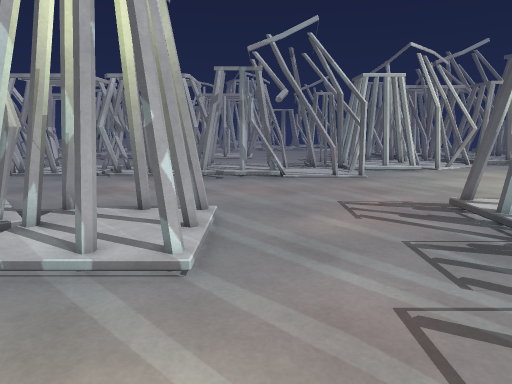
view 1 (above)

24 first-person views from a walk through a 3-D level made in the Unity game engine. The camera is 1.4 m above the floor, tilts 10° down and sees 70° across. The floor is counted in squares, 0.5 m on a side. Each view is taken from the middle of a square. On the plan, view 1 faces up. The plan holds only what a view shows up to about 20 squares ahead; the rest is blank. The place goes on beyond the plan. The player is left out. Surface patterns are stand-ins for the level's own textures.

view 2
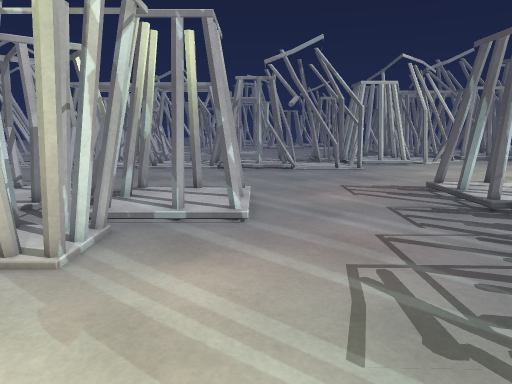

view 3
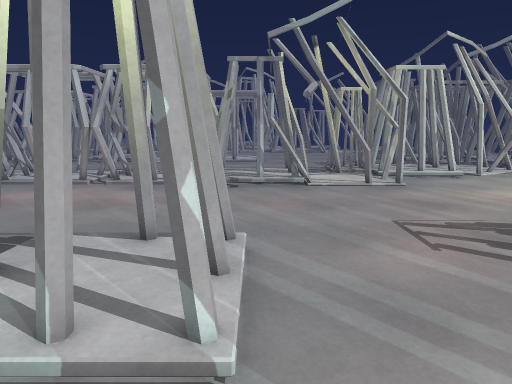

view 4
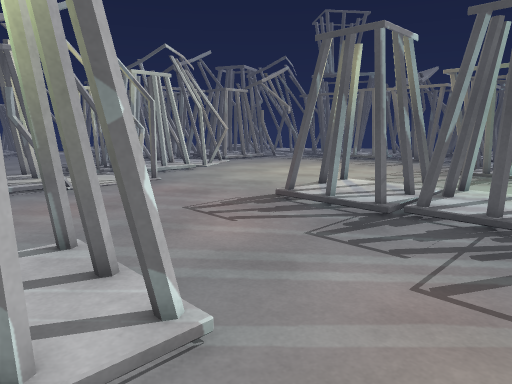

view 5
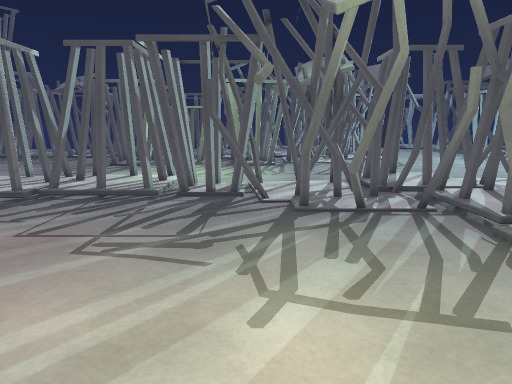

view 6
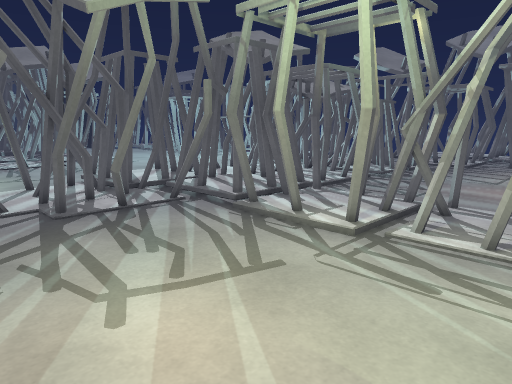

view 7
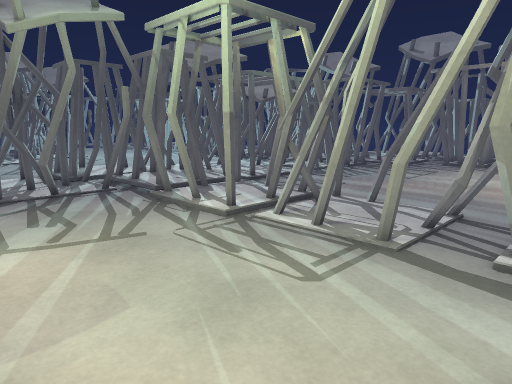

view 8
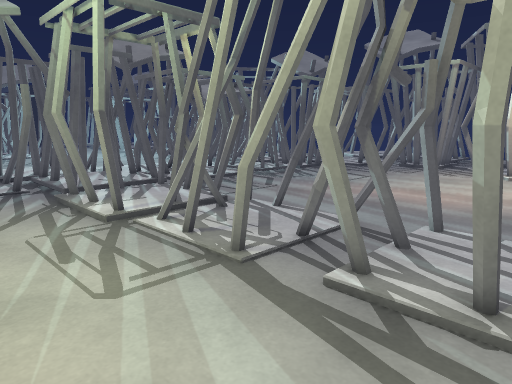

view 9
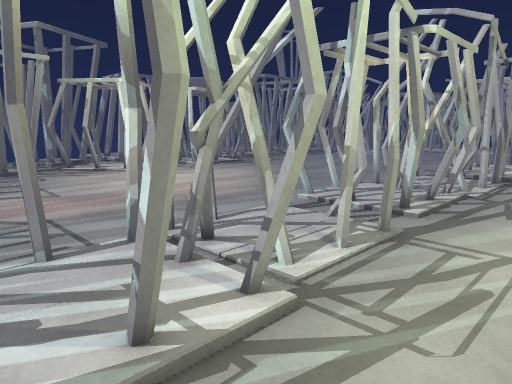

view 10
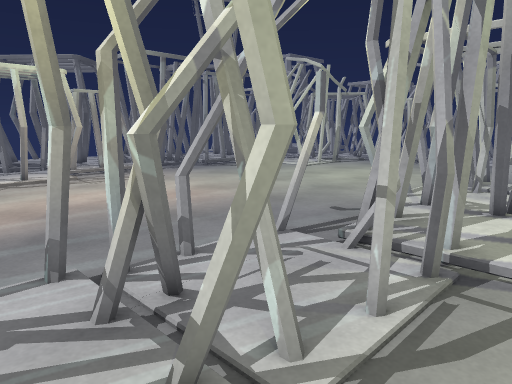

view 11
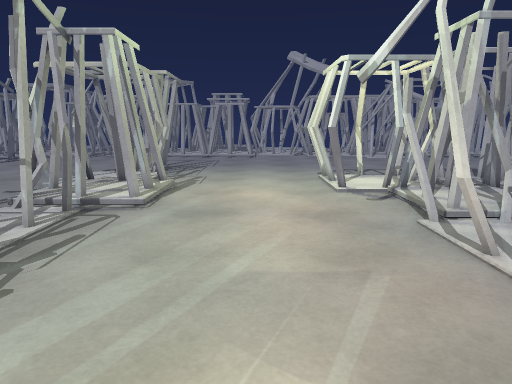

view 12
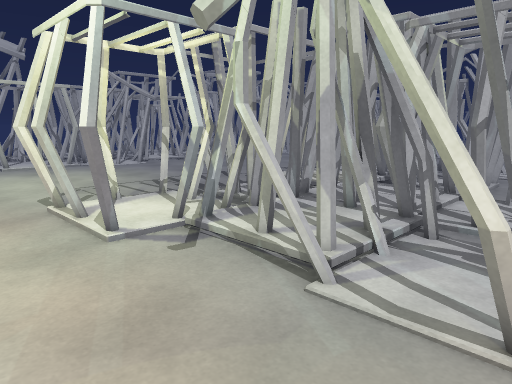

view 13
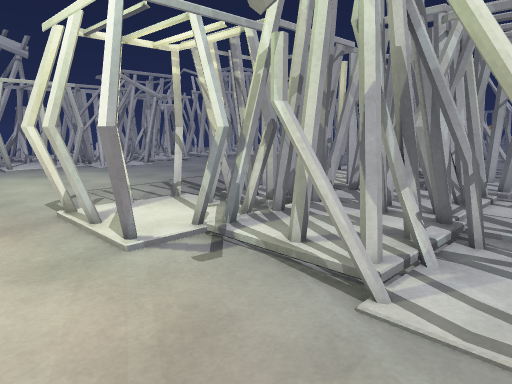

view 14
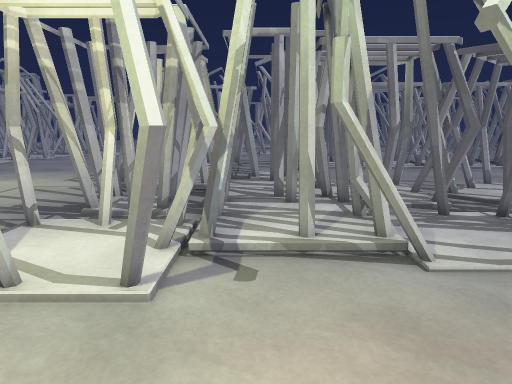

view 15
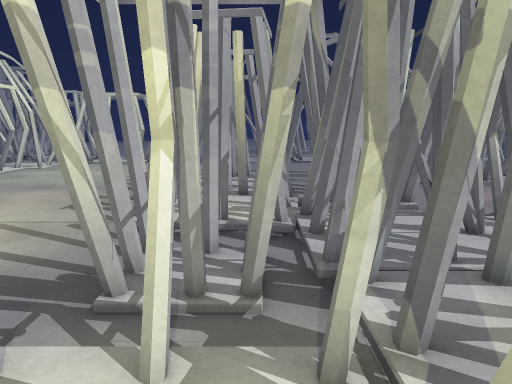

view 16
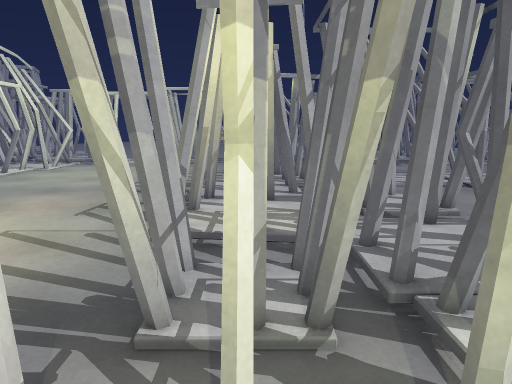

view 17
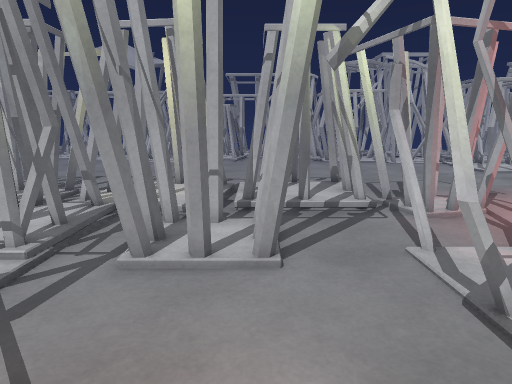

view 18
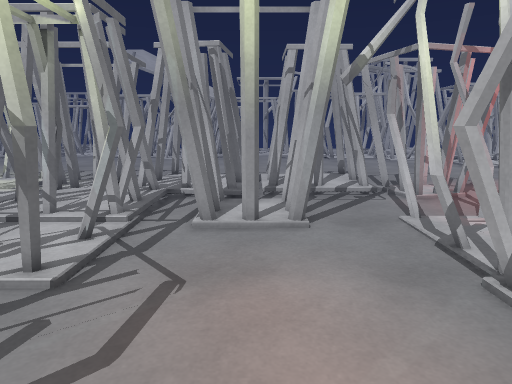

view 19
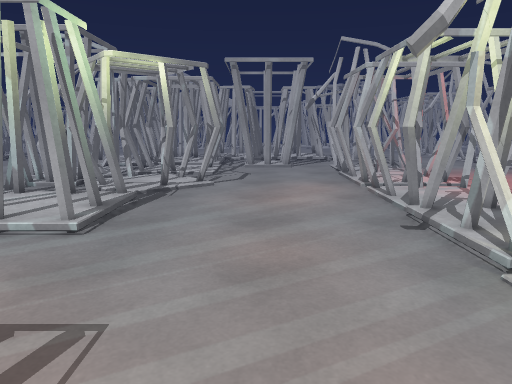

view 20
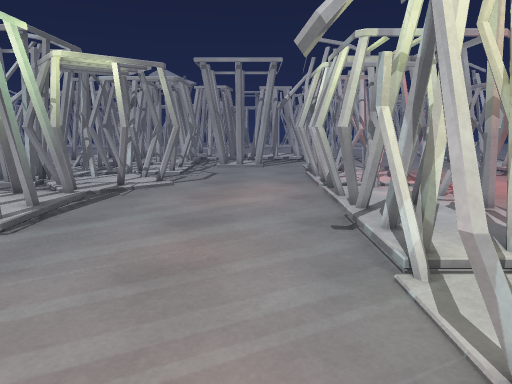

view 21
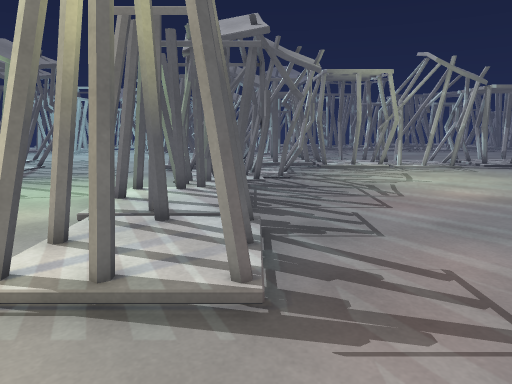

view 22
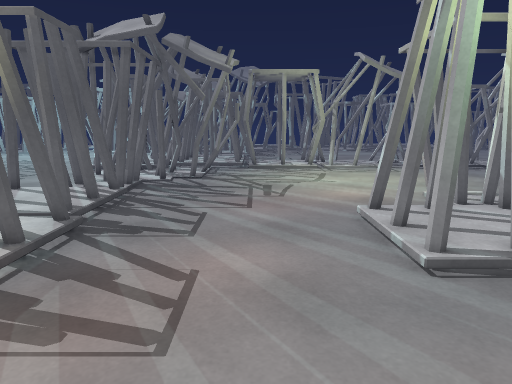

view 23
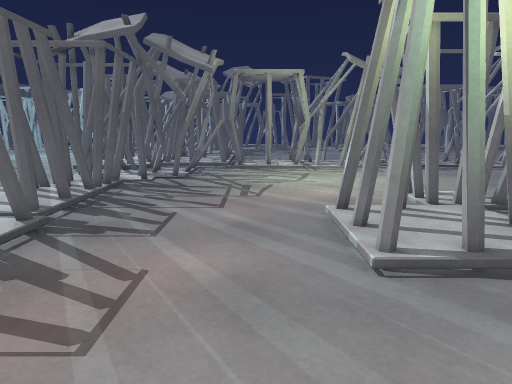

view 24
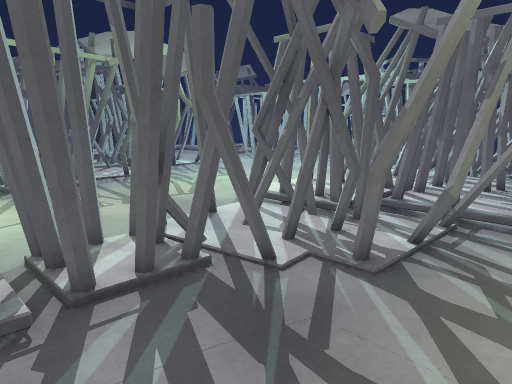

### Floor plan
Key: @ floor where view 1 was taken; . main floor; : floor 0.25 m higher than the main floor; O other object.
Columns run from 27 left of view 1 to 12 right of it. Each row starts with its distance up from view 1.
 23   OOOO      OO   OOO   OOO OOO  OOO
 22 O OO  OOOO  O           OOOOO
 21 O OO      OO O O OOO O OO OOOOOO
 20 O  O         O O  O  O        OO
 19    O OO OO
 18   OO OOOOO      .           ..    ..
 17      OO  O         .
 16 OOOOO.OOOO                         .
 15 OO  OOOOOO
 14 OO OO   O.OO     O
 13 O OOOO OOOOO   O O
 12   OOOO OO      O  OO              OOOOO
 11 O OO.O OOO   OO      OOOOO         O  O
 10 OOOOOO OO    O      O:OOOO         O  O
  9 OOOOOO OOOO  O O  O  OO  O        OOOOO
  8 OOOOOO OOOOO OOOO OO  OOOO        O   O
  7 O OOOOOOOOOOO.OO OO  OOOOO         O OOO
  6 O O OOO:OO   OOO OOO OO            O
  5      OOOOOO  O  OOOOOOO            O  OO
  4     OO OOO     OO OOOOO      .     O OOO
  3   .     OOOOO      OOOO.  .        OOOO
  2 O O.O       O                      OOOO
  1 O O OO              .             OO.OO
  0                 .          @     OOOOOO
 -1                     .             OOOOO
 -2             ..      .                 O
 -3               .                 OOOOO O
 -4       .                   .  . OOOO OO
 -5                                OO   OOO
 -6    O O O       .                  O OO
 -7 O  OOOOO                OO O  OOO OOOOOO
 -8 O OOO OOO O OO O  OOOOO  O O OOO  O O  O
 -9     O OOOOOOOO O OOO O OO      OOOO O  O
-10    OOOOOO  OOO    OO   OOO   OOO  O O OO
-11        O    OO   OO     O
-12 O OO  OOO   O     OOO   OO O OOOOOOO
-13 O  O  OO OOOOO   OOO OO OO O  O OOO

Where each view was taken, in squares from view 1:
view 1: 0 up, 0 right, facing up
view 2: 4 down, 1 left, facing up
view 3: 3 up, 1 left, facing up
view 4: 3 up, 4 left, facing up-right
view 5: 1 down, 7 left, facing right
view 6: 1 up, 7 left, facing down-right
view 7: 0 up, 11 left, facing down-right
view 8: 3 down, 13 left, facing down-right
view 9: 4 down, 2 right, facing down-left
view 10: 6 down, 12 left, facing down-left
view 11: 2 down, 7 left, facing left
view 12: 2 down, 14 left, facing up-left
view 13: 2 down, 15 left, facing up-left
view 14: 4 down, 21 left, facing up
view 15: 2 up, 24 left, facing up
view 16: 3 up, 25 left, facing up
view 17: 18 up, 11 left, facing left
view 18: 17 up, 8 left, facing left
view 19: 16 up, 8 right, facing left
view 20: 18 up, 8 right, facing left
view 21: 18 up, 7 right, facing down
view 22: 18 up, 2 right, facing down
view 23: 18 up, 1 right, facing down
view 24: 4 up, 2 right, facing down-right
